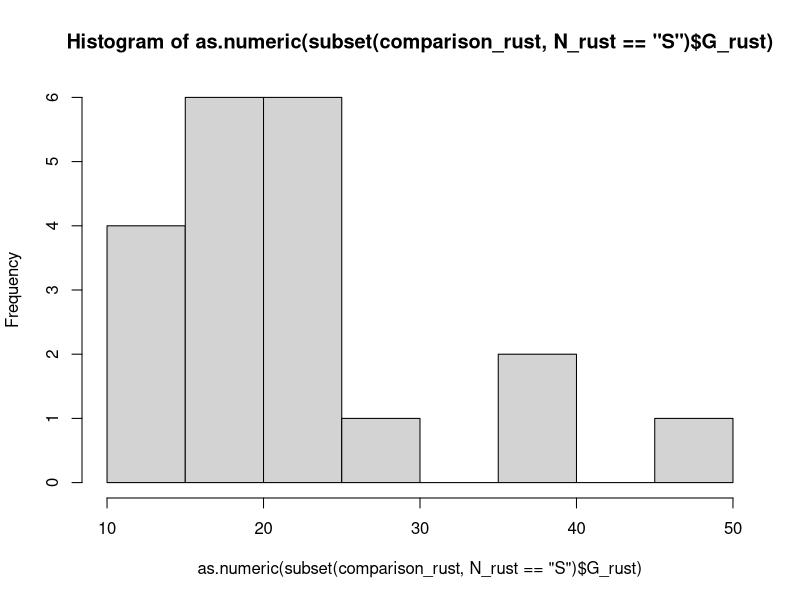
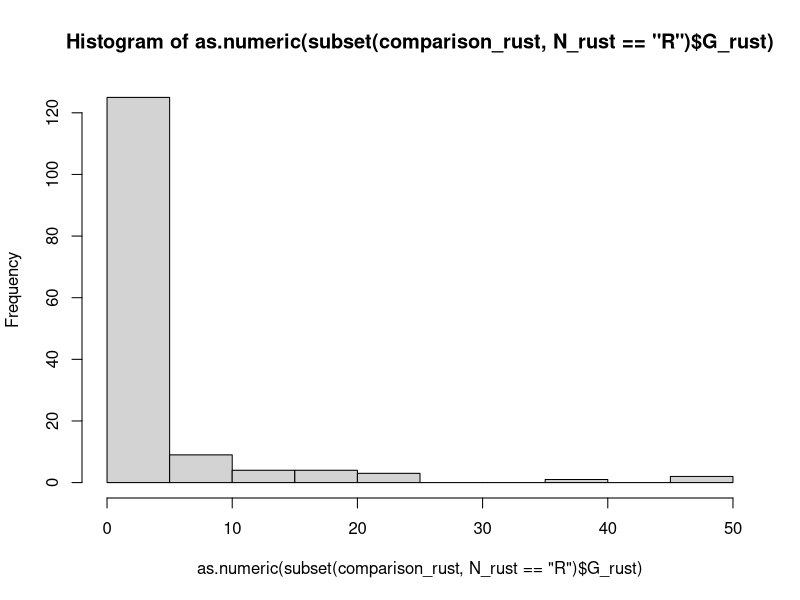
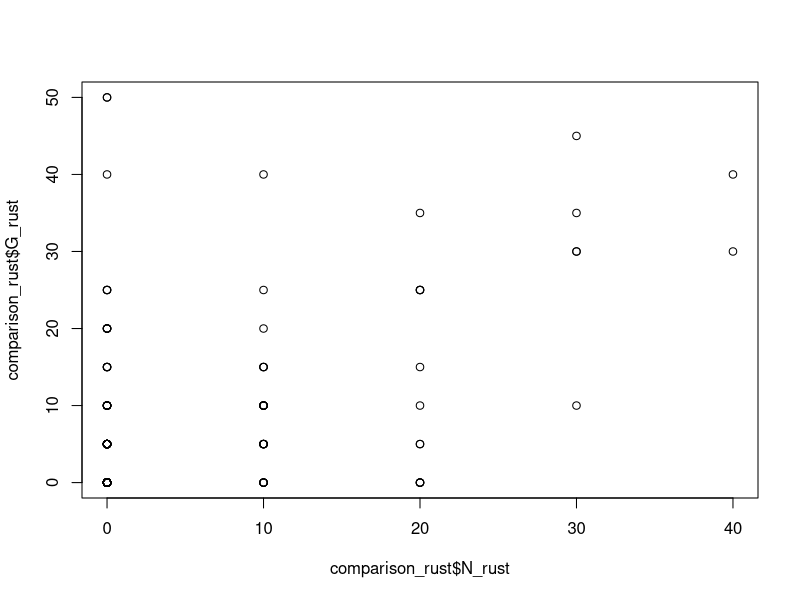

These figures' R source, in order:
###Evaluate rust scores from 2022 data
#Locations: Kinston 
#Created by Nicolas A. H. Lara
#Last edit: 2022-8-18

### LOAD IN PACKAGES
library(tidyverse)

K22_pheno <- read.delim("data/Kin22-SunRils-T1-T30.csv", sep=",", na.strings="")

header.true <- function(df) {
  names(df) <- as.character(unlist(df[1,]))
  df[-1,]
}
K22_pheno <- header.true(K22_pheno)
K22_pheno <- K22_pheno[!(K22_pheno$Entry=="Barley"),]
names(K22_pheno)[14] <- "N_rust"
names(K22_pheno)[15] <- "G_rust"
rust_df <- subset(K22_pheno, select=c(Cross_ID, Tray, Entry, N_rust, G_rust))

###COMPARING COMPLETE CASES OF DATA BETWEEN RATING SCHEMES
comparison_rust <- rust_df[complete.cases(rust_df),]
###at this stage, we have a dataframe with only lines that both G and N evaluated. 
hist(as.numeric(subset(comparison_rust, N_rust=="S")$G_rust))
###N's 'S' rating doesn't correspond well to anything in G's scores
hist(as.numeric(subset(comparison_rust, N_rust=="R")$G_rust))
###N's 'R' score overwhelmingly corresponds to G's '0' score (or 'R'), so we will replace 'R' with 0
comparison_rust$N_rust <- replace(comparison_rust$N_rust, comparison_rust$N_rust=="R",0)
subset(comparison_rust, G_rust=="R")
###Likewise, G's 'R' score corresponds overwhelmingly to N's 0 or R scores, so replace again:
comparison_rust$G_rust <- replace(comparison_rust$G_rust, comparison_rust$G_rust=="R",0)
comparison_rust$G_rust <- replace(comparison_rust$G_rust, comparison_rust$G_rust=="RR",0)
###Some scores are preceded by 'R' or 'S', R < 30 and S > 30. Remove both:
comparison_rust$N_rust<-gsub("R","",as.character(comparison_rust$N_rust))
comparison_rust$N_rust<-gsub("S","",as.character(comparison_rust$N_rust))
comparison_rust$N_rust<-gsub(":","",as.character(comparison_rust$N_rust))
comparison_rust$G_rust<-gsub("R/","",as.character(comparison_rust$G_rust))
plot(comparison_rust$N_rust, comparison_rust$G_rust)
###The plotted out cleaned data doesn't have much correlation, which isn't great. We'll average what we can in the final run

rust_df$N_rust <- replace(rust_df$N_rust, rust_df$N_rust=="R",0)
rust_df$G_rust <- replace(rust_df$G_rust, rust_df$G_rust=="R",0)
rust_df$G_rust <- replace(rust_df$G_rust, rust_df$G_rust=="RR",0)
rust_df$N_rust<-gsub("R","",as.character(rust_df$N_rust))
rust_df$N_rust<-gsub("S","",as.character(rust_df$N_rust))
rust_df$N_rust<-gsub(":","",as.character(rust_df$N_rust))
rust_df$N_rust<-gsub("M","",as.character(rust_df$N_rust))
rust_df$N_rust<-gsub("/","",as.character(rust_df$N_rust))
#rust_df$N_rust<-gsub("",NA,as.character(rust_df$N_rust))
rust_df$G_rust<-gsub("R/","",as.character(rust_df$G_rust))

rust_df$N_rust <- as.numeric(rust_df$N_rust)
rust_df$G_rust <- as.numeric(rust_df$G_rust)

rust_df$rust_score <- rowMeans(rust_df[, c(4:5)], na.rm=TRUE)
